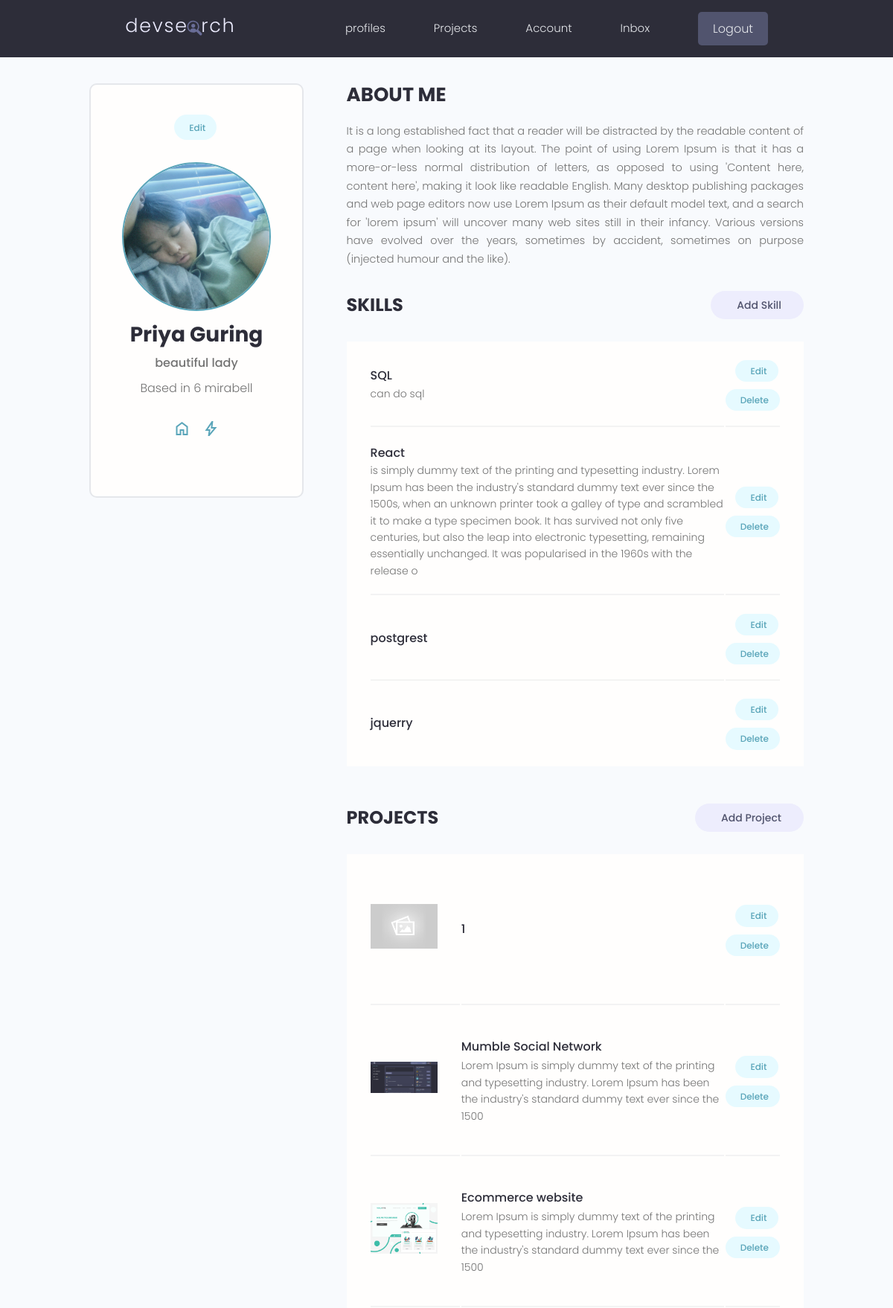
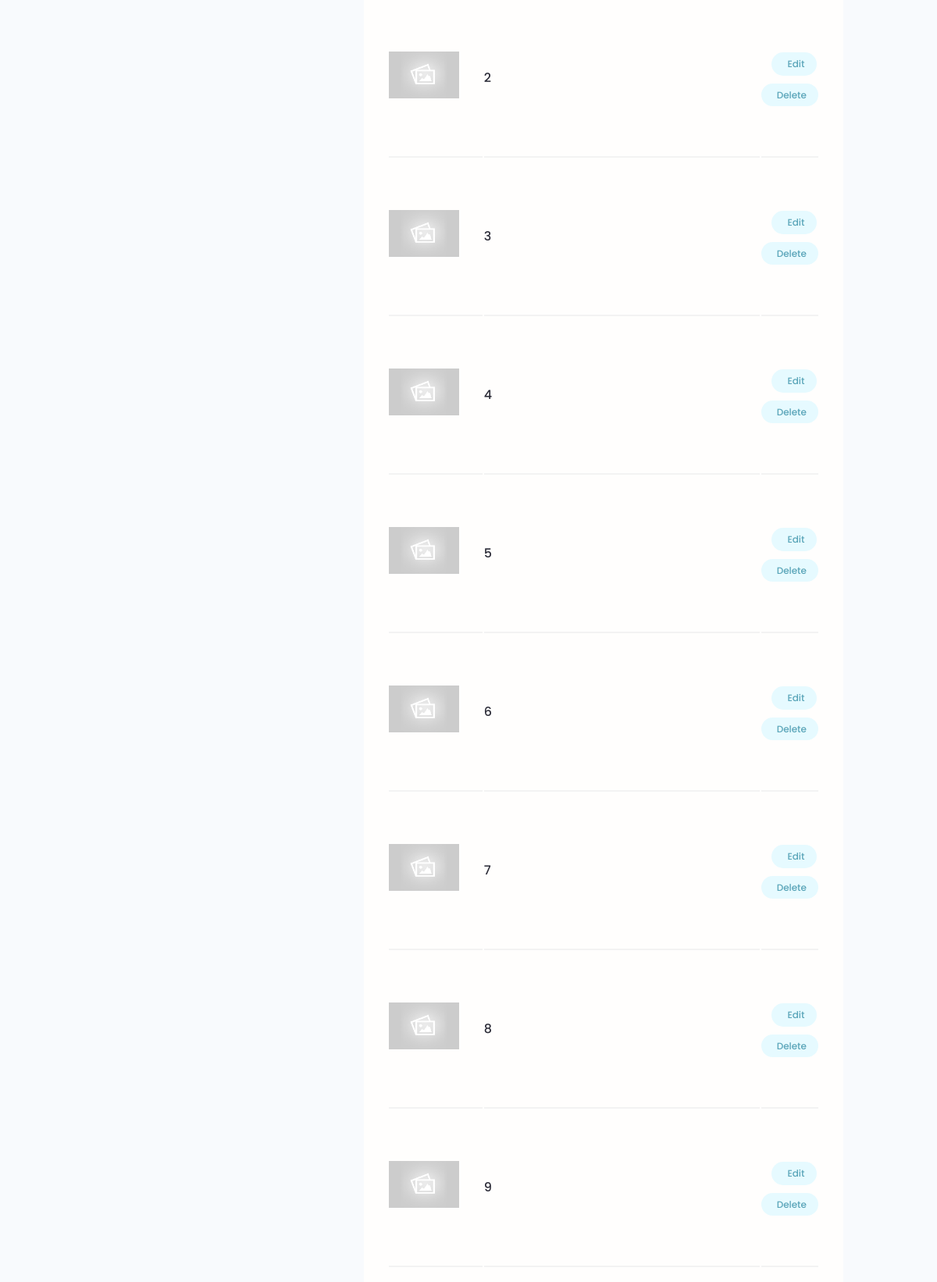
/account/ (signed in, upper part), run on the app's committed database (2 pictures, top to bottom).
### users/models.py (models this page shows, shortened)
class Profile(models.Model):
    user = models.OneToOneField(User, on_delete=models.CASCADE, null=True, blank=True)
    name = models.CharField(max_length=200, blank=True, null=True)
    username = models.CharField(max_length=200, blank=True, null=True)
    location = models.CharField(max_length=200, blank=True, null=True)
    email = models.EmailField(max_length=500, blank=True, null=True)
    short_intro = models.CharField(max_length=200, blank=True, null=True)
    bio = models.TextField(blank=True, null=True)
    profile_image = models.ImageField(
        null=True,
        blank=True,
        upload_to="profiles/",
        default="profiles/user-default.png",
    )
    Social_github = models.CharField(max_length=200, blank=True, null=True)
    Social_twitter = models.CharField(max_length=200, blank=True, null=True)
    Social_linkedin = models.CharField(max_length=200, blank=True, null=True)
    Social_youtube = models.CharField(max_length=200, blank=True, null=True)
    Social_website = models.CharField(max_length=200, blank=True, null=True)
    id = models.UUIDField(
        default=uuid.uuid4, unique=True, primary_key=True, editable=False
    )
    created = models.DateTimeField(auto_now_add=True)

class Skill(models.Model):
    id = models.UUIDField(
        default=uuid.uuid4, unique=True, primary_key=True, editable=False
    )
    owner = models.ForeignKey(Profile, on_delete=models.CASCADE, null=True, blank=True)
    name = models.CharField(max_length=200, blank=True, null=True)
    description = models.TextField(blank=True, null=True)
    created = models.DateTimeField(auto_now_add=True)

### projects/models.py (models this page shows, shortened)
class Project(models.Model):
    owner = models.ForeignKey(Profile, null=True, blank=True, on_delete=models.SET_NULL)
    title = models.CharField(max_length=200)
    description = models.TextField(null=True, blank=True)
    featured_image = models.ImageField(null=True, blank=True, default="default.jpg")
    demo_link = models.CharField(max_length=2000, blank=True, null=True)
    source_link = models.CharField(max_length=2000, null=True, blank=True)
    tags = models.ManyToManyField(
        "Tag", blank=True
    )  # tag class mathi bhako bhaye cotes chai daina
    vote_total = models.IntegerField(default=0, null=True, blank=True)
    vote_ratio = models.IntegerField(default=0, null=True, blank=True)
    created = models.DateTimeField(auto_now_add=True)
    id = models.UUIDField(
        default=uuid.uuid4, unique=True, primary_key=True, editable=False
    )
    class Meta:
        ordering = ["-vote_total", "-vote_ratio", "created"]

### users/views.py (the view)
# urls.py: path("account/", views.userAccount, name="account"),
@login_required(login_url="login")
def userAccount(request):
    profile = request.user.profile
    Skills = profile.skill_set.all()
    context = {
        "profile": profile,
        "Skills": Skills,
    }
    return render(request, "users/account.html", context)

### users/templates/users/account.html (shortened to what this page needs)
{% extends 'main.html'%}
{%block content%}
<main class="settingsPage profile my-md">
  <div class="container">
    <div class="layout">
      <div class="column column--1of3">
        <div class="card text-center">
          <div class="card__body dev">
            <a class="tag tag--pill tag--main settings__btn" href="{%url 'edit-account'%}">
              Edit</a>
            <img class="avatar avatar--xl dev__avatar" src="{{profile.profile_image.url}}" />
            <h2 class="dev__name">{{profile.name}}</h2>
            <p class="dev__title">{{profile.short_intro}}</p>
            <p class="dev__location">Based in {{profile.location}}</p>
            <ul class="dev__social">
              {% if profile.Social_github %}
              <li>
                <a title="Github" href="{{profile.Social_github}}" target="_blank"><i
                    class="material-symbols-outlined">home</i>
                </a>
              </li>
              {%endif%}
              {% if profile.Social_twitter %}
              <li>
                <a title="Twitter" href="{{profile.Social_twitter}}" target="_blank"><i
                    class="material-symbols-outlined">bolt</i></a>
              </li>
              {%endif%}
            </ul>
          </div>
        </div>
      </div>
      <div class="column column--2of3">
        <div class="devInfo">
          <h3 class="devInfo__title">About Me</h3>
          <p class="devInfo__about">
            {{profile.bio}}
          </p>
        </div>
        <div class="settings">
          <h3 class="settings__title">Skills</h3>
          <a class="tag tag--pill tag--sub settings__btn tag--lg" href="{% url 'create-skill'%}"> Add Skill</a>
        </div>
        <table class="settings__table">
          {% for skill in Skills%}
          <tr>
            <td class="settings__tableInfo">
              <h4>{{skill.name}}</h4>
              <p>
                {{skill.description}}
              </p>
            </td>
            <td class="settings__tableActions">
              <a class="tag tag--pill tag--main settings__btn" href="{%url 'update-skill' skill.id%}">
                Edit</a>
              <a class="tag tag--pill tag--main settings__btn" href="{%url 'delete-skill' skill.id%}?next=/account">
                Delete</a>
            </td>
          </tr>
          {%endfor%}
        </table>
        <div class="settings">
          <h3 class="settings__title">Projects</h3>
          <a class="tag tag--pill tag--sub settings__btn tag--lg" href="{% url 'create-project'%}"> Add
            Project</a>
        </div>
        <table class="settings__table">
          {% for project in profile.project_set.all %}
          <tr>
            <td class="settings__thumbnail">
              <a href="{%url 'project' project.id%}"><img src="{{project.featured_image.url}}"
                  alt="Project Thumbnail" /></a>
            </td>
            <td class="settings__tableInfo">
              <a href="{%url 'project' project.id%}">{{project.title}}</a>
              <p>
                {{project.description|slice:"150"}}
              </p>
            </td>
            <td class="settings__tableActions">
              <a class="tag tag--pill tag--main settings__btn" href="{%url 'update-project' project.id%}"> Edit</a>
              <a class="tag tag--pill tag--main settings__btn"
                href="{%url 'delete-project' project.id%}?next=/account">
                Delete</a>
            </td>
          </tr>
          {%endfor%}
        </table>
      </div>
    </div>
  </div>
</main>
{%endblock content%}

### static/styles/app.css (style rules this page uses)
:root { --color-sub: #2d2d39; }
.card { border: 2px solid var(--color-light); }
img { width: 100%; }
.profile .card>.dev { padding: 4rem; }
.dev__avatar { display: block; margin: auto; }
.dev__name { color: var(--color-sub); font-size: 2.8rem; font-weight: 700; margin-top: 1rem; margin-bottom: 0.5rem; }
.dev__title { font-size: 1.6rem; font-weight: 500; line-height: 1.3; }
.dev__location { margin-top: 1rem; }
.dev__social { margin: 3rem 0; list-style: none; display: flex; justify-content: center; gap: 1.5rem; }
.devInfo { margin-bottom: 3rem; }
.devInfo__title, .devInfo__subtitle { font-size: 2.6rem; color: var(--color-sub); text-transform: uppercase; font-weight: 700; margin-bottom: 1.5rem; }
.devInfo__about, .devSkill__info { font-size: 1.45rem; line-height: 1.7; text-align: justify; }
.settingsPage .dev>.settings__btn { display: inline-block; margin-bottom: 3rem; }
.settings { display: flex; justify-content: space-between; align-items: center; }
.settings__title { font-size: 2.4rem; text-transform: uppercase; font-weight: 700; color: var(--color-sub); }
.settings__table { margin-top: 3rem; margin-bottom: 5rem; padding: 0 3rem; background: var(--color-white); }
.settings__table tr { width: 100%; }
.settings__table tr>td { padding: 2rem 0; }
.settings__table tr:not(:last-child) td { border-bottom: 2px solid var(--color-white-light); }
.settings__thumbnail { width: 23%; min-width: 10rem; }
.settings__thumbnail img { padding-right: 3rem; height: 15rem; object-fit: contain; }
.settings__tableInfo { width: 100%; }
.settings__tableInfo h4, .settings__tableInfo a { padding-right: 1rem; width: auto; font-size: 1.6rem; font-weight: 500; color: var(--color-sub); }
.settings__tableInfo p { font-size: 1.4rem; }
.settings__tableActions { text-align: right; }

### static/uikit/styles/modules/_variables.css (style rules this page uses)
:root { --color-main: #5aa5b9; --color-main-light: #e6faff; --color-sub: #3f4156; --color-sub-light: #51546e; --color-sub-lighter: #ededfd; --color-text: #737373; --color-gray: #8b8b8b; --color-light: #e5e7eb; --color-light-gray: #767676; --color-bg: #f8fafd; --color-white: #fffefd; --color-white-light: #f3f3f3; --color-success: #359e64; --color-success-bg: #def8e8; --color-error: #fc4b0b; --color-error-bg: #fff2ee; --font-base: 'Poppins', arial, helvetica, 'Segoe UI', roboto, ubuntu, sans-serif; --font-monospace: 'Fira Code', 'Courier New', courier, monospace; --font-regular: 300; --font-medium: 500; --font-bold: 700; --generic-shadow: 1px 1px 5px #00000010; --generic-transition: all 0.3s ease-in-out; }

### static/uikit/styles/modules/_base.css (style rules this page uses)
* { margin: 0; padding: 0; box-sizing: border-box; text-rendering: optimizeLegibility; color: inherit; font-size: inherit; }
html { font-size: 50%; }
@media only screen and (min-width: 480px) { html { font-size: 56.25%; } }
@media only screen and (min-width: 1200px) { html { font-size: 62.5%; } }
body { line-height: 1.6; font-weight: 400; font-size: 1.5rem; color: var(--color-text); background-color: var(--color-bg); min-height: 100vh; }

### static/uikit/styles/modules/_typography.css (style rules this page uses)
* { font-family: var(--font-base); }
h2 { font-size: 3.6rem; font-weight: var(--font-bold); }
h3 { font-size: 3.2rem; font-weight: var(--font-medium); }
h4 { font-size: 2.8rem; font-weight: var(--font-medium); }
p, span, strong { font-size: 1.6rem; color: var(--color-text); font-weight: var(--font-regular); }
a { padding-bottom: 2px; text-decoration: none; display: inline-block; color: var(--color-main); font-weight: var(--font-medium); }

### static/uikit/styles/modules/_utilities.css (style rules this page uses)
.container { width: 92%; max-width: 165rem; margin: 0 auto; box-sizing: border-box; }
@media screen and (min-width: 1000px) { .container { width: 90%; } }
@media screen and (min-width: 1200px) { .container { width: 80%; } }
.text-center { text-align: center; }
.my-md { margin: 3rem auto; }

### static/uikit/styles/modules/_avatar.css (style rules this page uses)
.avatar { border-radius: 50%; border: 2px solid var(--color-main); object-fit: cover; }
.avatar--xl { height: 20rem; width: 20rem; }

### static/uikit/styles/modules/_card.css (style rules this page uses)
.card { border-radius: 1rem; background-color: var(--color-white); border: 1.5px solid var(--color-light); width: auto; height: auto; margin-top: 0.5rem; margin-bottom: 0.5rem; overflow: hidden; }
.card__body, .card__header { padding: 2rem 2.5rem; }

### static/uikit/styles/modules/_layout.css (style rules this page uses)
.layout { display: flex; flex-flow: row wrap; justify-content: space-between; }
.layout > .column { margin-bottom: 3rem; }
.layout > .column.column--1of3 { flex-basis: 30%; }
.layout > .column.column--2of3 { flex-basis: 64%; }

### data on the page
Profile: profile_image (picture), name "Priya Guring", short_intro "beautiful lady", location "6 mirabell", bio "It is a long established fact that a reader will be distracted by the readable content of a page when looking at its layout. The point of using Lorem Ipsum is that it has a more-or-less normal distribution of letters, as opposed to using 'Content here, content here', making it look like readable English. Many desktop publishing packages and web page editors now use Lorem Ipsum as their default model text, and a search for 'lorem ipsum' will uncover many web sites still in their infancy. Various versions have evolved over the years, sometimes by accident, sometimes on purpose (injected humour and the like)."
Skill: name "SQL", description "can do sql"
Skill: name "React", description "is simply dummy text of the printing and typesetting industry. Lorem Ipsum has been the industry's standard dummy text ever since the 1500s, when an unknown printer took a galley of type and scrambled it to make a type specimen book. It has survived not only five centuries, but also the leap into electronic typesetting, remaining essentially unchanged. It was popularised in the 1960s with the release o"
Skill: name "postgrest"
Skill: name "jquerry"
Project: featured_image (placeholder picture), title "1"
Project: featured_image (picture), title "Mumble Social Network", description "Lorem Ipsum is simply dummy text of the printing and typesetting industry. Lorem Ipsum has been the industry's standard dummy text ever since the 1500"
Project: featured_image (picture), title "Ecommerce website", description "Lorem Ipsum is simply dummy text of the printing and typesetting industry. Lorem Ipsum has been the industry's standard dummy text ever since the 1500"
Project: featured_image (placeholder picture), title "2"
Project: featured_image (placeholder picture), title "3"
Project: featured_image (placeholder picture), title "4"
Project: featured_image (placeholder picture), title "5"
Project: featured_image (placeholder picture), title "6"
Project: featured_image (placeholder picture), title "7"
Project: featured_image (placeholder picture), title "8"
Project: featured_image (placeholder picture), title "9"
